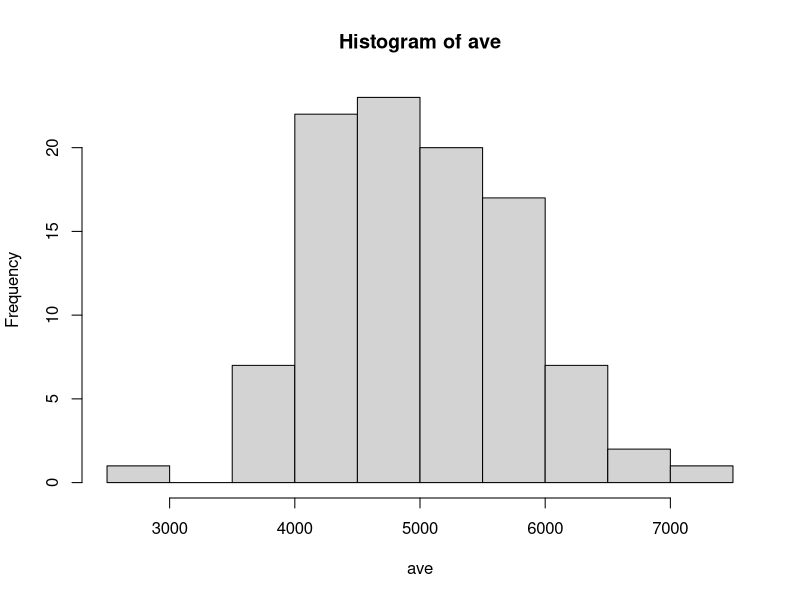

Write R code to recreate this figure. (Note: this script raises an error after producing the figure.)
# TUTORIAL 11


########  SIMULATION FOR CLT


set.seed(999)

lambda = 5000  

f = function(lambda=5000,n,N) {

  ave = numeric(N)# N 个 zero
  
    for (i in 1:N){ 
    
      x = rexp(n, rate = 1/lambda)
      
      ave[i] = mean(x)
    }
  return(ave)
}


# (a)
ave = f(n = 30, N = 100); ave
s = sd(ave); s
# by CLT, if n is large, this sd(ave) should be close to lambda/sqrt(n)
  

# (b)
hist(ave); #OR more advanced as below

library(ggplot2)

data = data.frame(ave)
p <- ggplot(data) +
    geom_histogram(aes(x = ave, y = ..density..),
                   binwidth = 500, fill = "grey", color = "black")

x <- seq( (min(ave)-500), (max(ave)+500), length.out = N) 
y = dnorm(x, mean(ave), sd(ave))
df <- with(data, data.frame(x = x, y = y))
p + geom_line(data = data, aes(x = x, y = y), color = "red")

shapiro.test(ave) 

# use the rule of thumb to check is the histogram is within mean(ave) +- 3*sd(ave):
c( min(ave),max(ave))

mean(ave) + 3*sd(ave) # this should be the end of the right tail

mean(ave) - 3*sd(ave) # this should be the end of the left tail
 
#the interval of mean +- 3sd should cover 99.9% of data

c(mean(ave) - 2*sd(ave), mean(ave) + 2*sd(ave)) # 2 sd from the mean

less = which(ave<mean(ave) - 2*sd(ave))

more = which(ave>mean(ave) + 2*sd(ave))

length(more) + length(less) # count how many values that are more than 2sd from the mean
# the count should be 5% of points: ~= 0.05*N


# Q(c)
ave = f( n= 100, N = 1000)
s = sd(ave)# lambda/sqrt(100)

hist(ave, freq= FALSE)
x = seq(min(ave), max(ave), 1)
y = dnorm(x, mean(ave), s)
lines(x,y, col = "red")

shapiro.test(ave) 
# the histogram is well bell-shaped, resemble a normal distribution well.
# can check the rule of thumb as above.
# compared to (b) when n = 30, then this one is BETTER normally distributed.
# Question: it's because of the increase in N or in n? 
# to answer, we'll try Qd where N = 1000 again but n is dropped to 7.


# Q(d)
ave = f( n= 7, N = 1000)
s = sd(ave)

hist(ave, freq= FALSE)
x = seq(min(ave), max(ave), 1)
y = dnorm(x, mean(ave), s)
lines(x,y, col = "red")
# the histogram is skewed, not symmetric.
# compared to (c) when N = 1000, 
# when dropping n = 100 to n = 7, the histogram of sample means is not normal.
shapiro.test(ave) # small p-value, suggest not normal


# Q(e)
ave = f( n= 100, N = 50)
s = sd(ave)

hist(ave, freq= FALSE, ylim = c(0,0.001) )
x = seq(min(ave)-400, max(ave)+400, 1)
y = dnorm(x, mean(ave), s)
lines(x,y, col = "red")
shapiro.test(ave) 
# # the histogram should look normal, 
# if it does not look very normal, that is because of the number of samples (50) is not very large.
# It is similar as: from all the values of sample means, you have only 50 values of them, hence histogram
# might not show clearly the distribution of population of sample means. 





